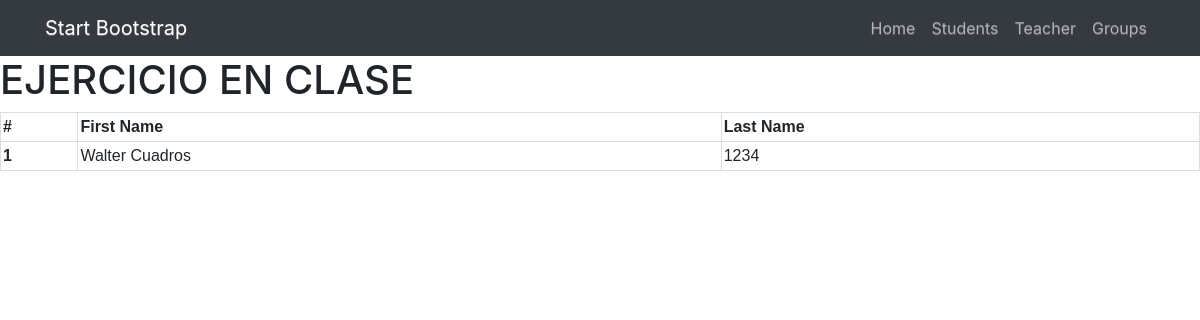
Screenshot of /school/list_teachers with the database file from the repository.
### myapp/models.py (models this page shows, shortened)
class Teacher(models.Model):
    first_name = models.CharField(max_length=30)
    last_name = models.CharField(max_length=30)

### myapp/views.py (the view)
# urls.py: path('list_teachers', list_teachers,name='teachers'),
def list_teachers(request):
    print('hola')
    teachers = Teacher.objects.all()
    context = {
        'title':'Teachers',
        'teachers':teachers
    }
    return render(request, 'teachers.html', context)

### myapp/templates/teachers.html (shortened to what this page needs)
{% extends "base.html" %}
{% load static %}
{% block content %}
<h1>EJERCICIO EN CLASE</h1>
    <table>
        <thead>
            <tr>
              <th scope="col">#</th>
              <th scope="col">First Name</th>
              <th scope="col">Last Name</th>
            </tr>
          </thead>
          <tbody>
            {% for teacher in teachers %}
            <tr>
              <th scope="row">{{teacher.id }}</th>
              <td>{{teacher.first_name }}</td>
              <td>{{teacher.last_name }}</td>
            </tr>
            {% endfor %}
        </tbody>
    </table>
{% endblock %}

### static/style.css (style rules this page uses)
table { font-family: arial, sans-serif; border-collapse: collapse; width: 100%; }
td, th { border: 1px solid #dddddd; text-align: left; padding: 2px; }

### rows the page displays
Teacher: id "1", first_name "Walter Cuadros", last_name "1234"
